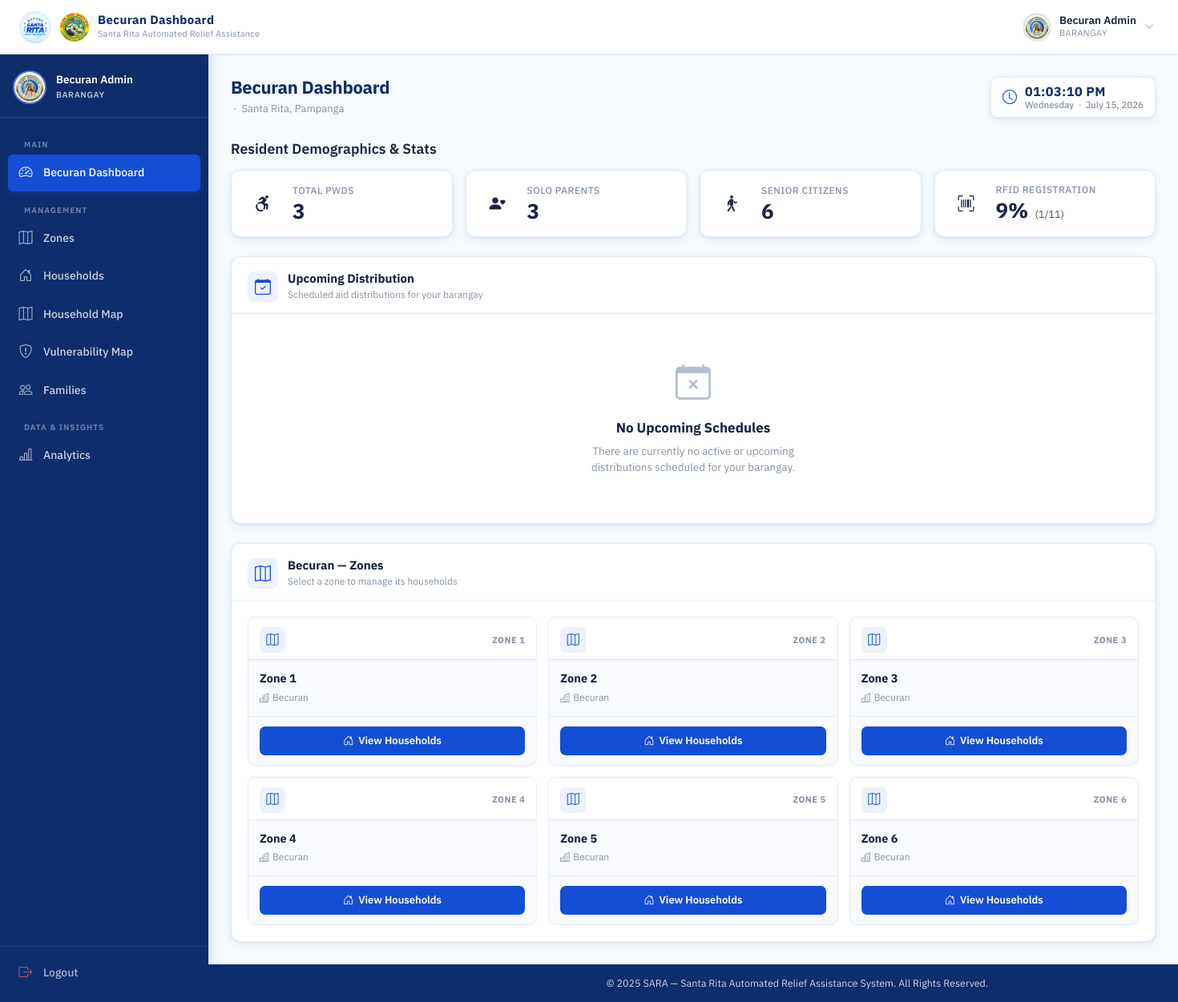
The app's page /barangay/dashboard/ (signed in) with its own data.
### accounts/models.py (models this page shows, shortened)
class Barangay(models.Model):
    name = models.CharField(max_length=100, unique=True)
    def __str__(self):
        return self.name

class User(AbstractUser):
    ROLE_CHOICES = (
        ('MSWDO', 'MSWDO Admin'),
        ('MSWDO_STAFF', 'MSWDO Staff'),
        ('BARANGAY', 'Barangay Admin'),
    )
    email = models.EmailField(unique=True)
    role = models.CharField(max_length=20, choices=ROLE_CHOICES)
    barangay = models.ForeignKey(
        'Barangay', on_delete=models.SET_NULL, blank=True, null=True, related_name='users'
    )
    is_active = models.BooleanField(default=True)
    middle_name = models.CharField(max_length=150, blank=True)
    suffix = models.CharField(max_length=10, blank=True, null=True)
    position = models.CharField(max_length=100, blank=True)
    birth_place = models.CharField(max_length=200, blank=True)
    CIVIL_STATUS_CHOICES = (
        ('SINGLE', 'Single'),
        ('MARRIED', 'Married'),
        ('WIDOWED', 'Widowed'),
        ('SEPARATED', 'Separated'),
        ('ANNULLED', 'Annulled'),
    )
    civil_status = models.CharField(max_length=20, choices=CIVIL_STATUS_CHOICES, blank=True)
    citizenship = models.CharField(max_length=100, blank=True, default='Filipino')
    must_change_password = models.BooleanField(default=False)
    SEX_CHOICES = (
        ('M', 'Male'),
        ('F', 'Female'),
    )
    sex = models.CharField(max_length=1, choices=SEX_CHOICES, blank=True)
    birthdate = models.DateField(blank=True, null=True)
    contact_number = models.CharField(
        max_length=13,
        blank=True,
        validators=[
            RegexValidator(
                regex=r'^(09|\+639)\d{9}$',
                message="Phone number must be entered in the format: '09XXXXXXXXX' or '+639XXXXXXXXX'."
            )
        ]
    )
    profile_image = models.ImageField(upload_to=user_profile_image_path, blank=True, null=True)

### households/models.py (models this page shows, shortened)
class Zone(models.Model):
    barangay = models.ForeignKey(Barangay, on_delete=models.CASCADE, related_name='zones')
    name = models.CharField(max_length=50)

### core/views.py (the view)
# urls.py: path('barangay/dashboard/', views.barangay_dashboard, name='barangay_dashboard'),
@login_required(login_url='login')
@session_protected
def barangay_dashboard(request):
    if request.user.role != 'BARANGAY':
        return HttpResponseForbidden("Access Denied")
    barangay_obj = request.user.barangay  # ForeignKey object or name — adjust below
    zones = Zone.objects.filter(barangay=barangay_obj)
    now = timezone.localtime(timezone.now())
    AidSchedule.objects.filter(end_datetime__lt=now, is_active=True).update(is_active=False)
    active_schedules = AidSchedule.objects.filter(
        schedule_datetime__lte=now,
        end_datetime__gte=now,
        is_active=True
    ).filter(
        Q(barangay=barangay_obj) | Q(barangay__isnull=True)
    )
    upcoming_schedules = AidSchedule.objects.filter(
        schedule_datetime__gt=now,
        is_active=True
    ).filter(
        Q(barangay=barangay_obj) | Q(barangay__isnull=True)
    )
    pwd_count = FamilyMember.objects.filter(family__household__barangay=barangay_obj, is_pwd=True).count()
    solo_parent_count = FamilyMember.objects.filter(family__household__barangay=barangay_obj, is_solo_parent=True).count()
    senior_count = FamilyMember.objects.filter(family__household__barangay=barangay_obj, is_senior_citizen=True).count()
    total_families = Family.objects.filter(household__barangay=barangay_obj).count()
    total_families_rfid = Family.objects.filter(household__barangay=barangay_obj, rfid_uid__isnull=False).exclude(rfid_uid="").count()
    rfid_completion_percent = round((total_families_rfid / total_families) * 100) if total_families > 0 else 0
    return render(request, 'core/barangay_dashboard.html', {
        'barangay': barangay_obj,
        'zones': zones,
        'active_schedules': active_schedules,
        'upcoming_schedules': upcoming_schedules,
        'pwd_count': pwd_count,
        'solo_parent_count': solo_parent_count,
        'senior_count': senior_count,
        'total_families': total_families,
        'total_families_rfid': total_families_rfid,
        'rfid_completion_percent': rfid_completion_percent,
    })

### core/templates/core/barangay_dashboard.html (shortened to what this page needs)
{% extends 'base.html' %}
{% load static %}
{% block navbar_title %}{{ barangay }} Dashboard{% endblock %}
{% block css %}
<link rel="stylesheet" href="{% static 'css/mswdo_dashboard.css' %}">
<link rel="stylesheet" href="{% static 'css/barangay_accounts.css' %}">
<link rel="stylesheet" href="{% static 'css/barangay_list.css' %}">
<link rel="stylesheet" href="{% static 'css/households.css' %}">
{% endblock %}
{% block content %}
<div class="dash-page-header">
  <div>
    <h1 class="dash-page-title">{{ barangay }} Dashboard</h1>
    <p class="dash-page-sub">
      &nbsp;·&nbsp; Santa Rita, Pampanga
    </p>
  </div>
  <div class="dash-header-actions">
    <div class="dash-clock">
      <i class="bi bi-clock dash-clock__icon"></i>
      <div class="dash-clock__body">
        <span class="dash-clock__time" id="dashTime"></span>
        <span class="dash-clock__date">
          <span id="dashDay"></span>
          &nbsp;&middot;&nbsp;
          <span id="dashDate"></span>
        </span>
      </div>
    </div>
  </div>
</div>
<h3 class="dash-section-title mt-4 mb-3" style="font-size: 1.1rem; color: var(--clr-gray-700); font-weight: 600;">Resident Demographics & Stats</h3>
<div class="dash-grid dash-grid--cards mb-4">
  <div class="stat-card stat-card--purple" style="--card-color: #8b5cf6;">
    <div class="stat-card__icon">
      <i class="bi bi-person-wheelchair"></i>
    </div>
    <div class="stat-card__body">
      <span class="stat-card__label">Total PWDs</span>
      <span class="stat-card__value">{{ pwd_count }}</span>
    </div>
  </div>
  <div class="stat-card stat-card--pink" style="--card-color: #ec4899;">
    <div class="stat-card__icon">
      <i class="bi bi-person-heart"></i>
    </div>
    <div class="stat-card__body">
      <span class="stat-card__label">Solo Parents</span>
      <span class="stat-card__value">{{ solo_parent_count }}</span>
    </div>
  </div>
  <div class="stat-card stat-card--orange" style="--card-color: #f97316;">
    <div class="stat-card__icon">
      <i class="bi bi-person-walking"></i>
    </div>
    <div class="stat-card__body">
      <span class="stat-card__label">Senior Citizens</span>
      <span class="stat-card__value">{{ senior_count }}</span>
    </div>
  </div>
  <div class="stat-card stat-card--green" style="--card-color: #10b981;">
    <div class="stat-card__icon">
      <i class="bi bi-upc-scan"></i>
    </div>
    <div class="stat-card__body">
      <span class="stat-card__label">RFID Registration</span>
      <div class="d-flex align-items-baseline gap-2">
        <span class="stat-card__value">{{ rfid_completion_percent }}%</span>
        <span style="font-size: 0.8rem; opacity: 0.8;">({{ total_families_rfid }}/{{ total_families }})</span>
      </div>
    </div>
  </div>
</div>
<div class="dash-panel mb-4">
  <div class="dash-panel__header">
    <div class="dash-panel__header-left">
      <i class="bi bi-calendar-check dash-panel__icon"></i>
      <div>
        <h2 class="dash-panel__title">Upcoming Distribution</h2>
        <p class="dash-panel__sub">Scheduled aid distributions for your barangay</p>
      </div>
    </div>
  </div>
  <div class="dash-panel__body">
    <div id="schedules-empty" style="display: none;">
      <div class="brgy-empty" style="padding: 32px 0 20px;">
        <i class="bi bi-calendar-x"></i>
        <h3>No Upcoming Schedules</h3>
        <p>There are currently no active or upcoming distributions scheduled for your barangay.</p>
      </div>
    </div>
  </div>
</div>
<div class="dash-panel">
  <div class="dash-panel__header">
    <div class="dash-panel__header-left">
      <i class="bi bi-map dash-panel__icon"></i>
      <div>
        <h2 class="dash-panel__title">{{ barangay }} — Zones</h2>
        <p class="dash-panel__sub">Select a zone to manage its households</p>
      </div>
    </div>
  </div>
  <div class="dash-panel__body">
    {% if zones %}
    <div class="zone-grid">
      {% for zone in zones %}
      <div class="zone-card">
        <div class="zone-card__header">
          <div class="zone-card__icon-wrap"><i class="bi bi-map"></i></div>
          <span class="zone-card__number">Zone {{ forloop.counter }}</span>
        </div>
        <div class="zone-card__body">
          <h3 class="zone-card__name">{{ zone.name }}</h3>
          <p class="zone-card__barangay"><i class="bi bi-buildings me-1"></i>{{ barangay }}</p>
        </div>
        <div class="zone-card__footer">
          <a href="{% url 'zone_detail' zone.id %}" class="btn-dash-primary zone-card__btn">
            <i class="bi bi-house-door"></i> View Households
          </a>
        </div>
      </div>
      {% endfor %}
    </div>
    {% else %}
    <div class="brgy-empty" style="padding: 32px 0 20px;">
      <i class="bi bi-map"></i>
      <h3>No Zones Found</h3>
      <p>No zones have been set up for {{ barangay }} yet.</p>
    </div>
    {% endif %}
  </div>
</div>
{% endblock %}

### templates/base.html (shortened to what this page needs)
{% load static %}
<!DOCTYPE html>
<html lang="en">
<head>
  <link href="https://cdn.jsdelivr.net/npm/bootstrap@5.3.2/dist/css/bootstrap.min.css" rel="stylesheet">
  <link href="https://cdn.jsdelivr.net/npm/bootstrap-icons@1.11.3/font/bootstrap-icons.min.css" rel="stylesheet">
  <link rel="stylesheet" href="{% static 'css/base.css' %}">
  {% block css %}{% endblock %}
</head>
<body>
<div class="page-wrapper">
  <nav class="topbar" id="topbar">
    <div class="topbar-left">
      <a class="topbar-brand" href="#">
        <img src="{% static 'images/logo.jpg' %}" alt="SARA Logo" class="topbar-logo">
        <img src="{% static 'images/SRP.png' %}" alt="SRP Logo" class="topbar-logo topbar-logo--srp">
        <div class="topbar-title-group">
          <span class="topbar-title">{% block navbar_title %}SARA SYSTEM{% endblock %}</span>
          <span class="topbar-subtitle">Santa Rita Automated Relief Assistance</span>
        </div>
      </a>
    </div>
    <div class="topbar-right">
      {% if user.is_authenticated %}
      <div class="topbar-user" id="userDropdownToggle">
        <div class="topbar-avatar">
          {% if user.profile_image %}
            <img src="{{ user.profile_image.url }}" alt="{{ user.get_full_name }}">
          {% else %}
            <span class="avatar-initials">
              {{ user.first_name|first|upper }}{{ user.last_name|first|upper }}
            </span>
          {% endif %}
        </div>
        <div class="topbar-user-info">
          <span class="topbar-username">{{ user.get_full_name|default:user.username }}</span>
          <span class="topbar-role">{{ user.role|default:"User" }}</span>
        </div>
        <i class="bi bi-chevron-down topbar-chevron" id="userChevron"></i>
      </div>
      {% else %}
        {% if request.resolver_match.url_name != 'login' %}
        <a href="{% url 'login' %}" class="btn btn-primary shadow-sm" style="background-color: #134ed5; border: none; font-weight: 600; padding: 0.5rem 1.25rem; border-radius: 8px;">
          <i class="bi bi-box-arrow-in-right me-1"></i> Login
        </a>
        {% endif %}
      {% endif %}
    </div>
  </nav>
  {% if user.is_authenticated and not hide_sidebar %}
  <aside class="sidebar" id="sidebar">
    <div class="sidebar-header">
      <div class="sidebar-user-card">
        <div class="sidebar-avatar">
          {% if user.profile_image %}
            <img src="{{ user.profile_image.url }}" alt="{{ user.get_full_name }}">
          {% else %}
            <span class="avatar-initials avatar-initials--lg">
              {{ user.first_name|first|upper }}{{ user.last_name|first|upper }}
            </span>
          {% endif %}
        </div>
        <div class="sidebar-user-info">
          <span class="sidebar-username">{{ user.get_full_name|default:user.username }}</span>
          <span class="sidebar-role-badge">{{ user.role|default:"User" }}</span>
        </div>
      </div>
    </div>
    <nav class="sidebar-body">
      <ul class="sidebar-nav">
        {% if user.role == 'BARANGAY' %}
        <li class="sidebar-section-label">Main</li>
        <li class="sidebar-item">
          <a href="{% url 'barangay_dashboard' %}" class="sidebar-link {% if request.resolver_match.url_name == 'barangay_dashboard' %}active{% endif %}">
            <i class="bi bi-speedometer2"></i>
            <span>{{ user.barangay }} Dashboard</span>
          </a>
        </li>
        <li class="sidebar-section-label">Management</li>
        <li class="sidebar-item">
          <a href="#" class="sidebar-link">
            <i class="bi bi-map"></i>
            <span>Zones</span>
          </a>
        </li>
        <li class="sidebar-item">
          <a href="#" class="sidebar-link">
            <i class="bi bi-house-door"></i>
            <span>Households</span>
          </a>
        </li>
        <li class="sidebar-item">
          <a href="{% url 'household_map' %}" class="sidebar-link {% if request.resolver_match.url_name == 'household_map' %}active{% endif %}">
            <i class="bi bi-map"></i>
            <span>Household Map</span>
          </a>
        </li>
        <li class="sidebar-item">
          <a href="{% url 'household_vulnerability_map' %}" class="sidebar-link {% if request.resolver_match.url_name == 'household_vulnerability_map' %}active{% endif %}">
            <i class="bi bi-shield-exclamation"></i>
            <span>Vulnerability Map</span>
          </a>
        </li>
        <li class="sidebar-item">
          <a href="#" class="sidebar-link">
            <i class="bi bi-people"></i>
            <span>Families</span>
          </a>
        </li>
        <li class="sidebar-section-label">Data & Insights</li>
        <li class="sidebar-item">
          <a href="{% url 'barangay_analytics' %}" class="sidebar-link {% if request.resolver_match.url_name == 'barangay_analytics' %}active{% endif %}">
            <i class="bi bi-bar-chart-line"></i>
            <span>Analytics</span>
          </a>
        </li>
        {% endif %}
      </ul>
    </nav>
    <div class="sidebar-footer">
      <a href="{% url 'logout' %}" class="sidebar-link sidebar-logout">
        <i class="bi bi-box-arrow-right"></i>
        <span>Logout</span>
      </a>
    </div>
  </aside>
  {% endif %}
  <main class="{% if user.is_authenticated and not hide_sidebar %}main-content{% endif %}">
    {% block content %}{% endblock %}
  </main>
  <footer class="{% if user.is_authenticated and not hide_sidebar %}footer footer--dashboard{% else %}footer{% endif %}">
    <div class="footer-content">
      <p>&copy; 2025 SARA &mdash; Santa Rita Automated Relief Assistance System. All Rights Reserved.</p>
    </div>
  </footer>
</div>
</body>
</html>

### records on screen
Barangay: name "Becuran"
User: profile_image (picture), get_full_name "Becuran Admin", role "BARANGAY", barangay "Becuran"
Zone: name "Zone 1"
Zone: name "Zone 2"
Zone: name "Zone 3"
Zone: name "Zone 4"
Zone: name "Zone 5"
Zone: name "Zone 6"

### other values on screen
{{ pwd_count }} "3"
{{ solo_parent_count }} "3"
{{ senior_count }} "6"
{{ rfid_completion_percent }} "9"
{{ total_families_rfid }} "1"
{{ total_families }} "11"
